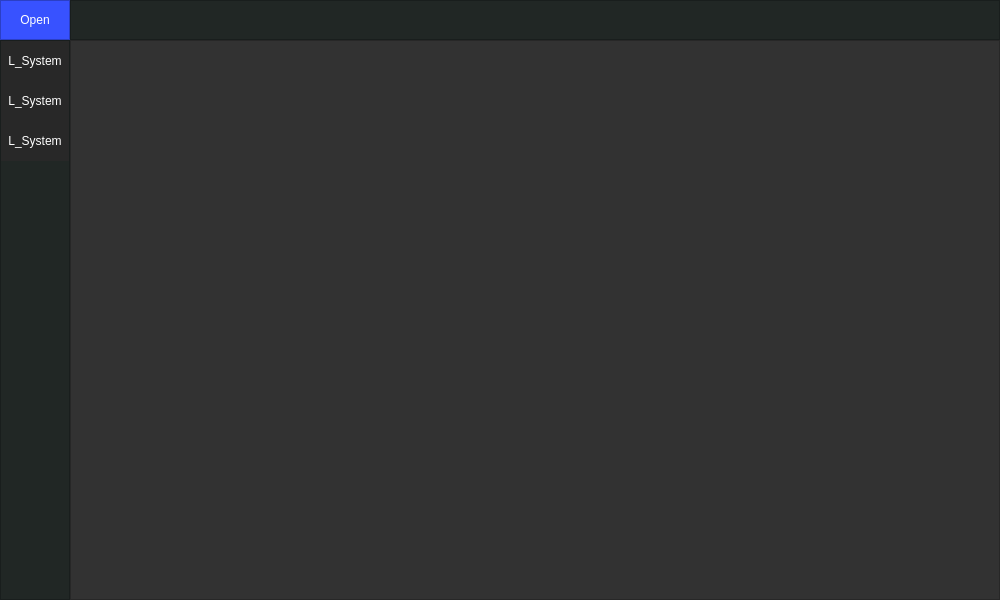
<?xml version="1.0" encoding="UTF-8"?>
<ui version="4.0">
 <class>MainWindow</class>
 <widget class="QMainWindow" name="MainWindow">
  <property name="geometry">
   <rect>
    <x>0</x>
    <y>0</y>
    <width>1000</width>
    <height>600</height>
   </rect>
  </property>
  <property name="minimumSize">
   <size>
    <width>1000</width>
    <height>600</height>
   </size>
  </property>
  <property name="windowTitle">
   <string>MainWindow</string>
  </property>
  <property name="styleSheet">
   <string notr="true">background-color: rgb(50, 50, 50);</string>
  </property>
  <widget class="QWidget" name="centralwidget">
   <layout class="QVBoxLayout" name="verticalLayout">
    <property name="spacing">
     <number>0</number>
    </property>
    <property name="leftMargin">
     <number>0</number>
    </property>
    <property name="topMargin">
     <number>0</number>
    </property>
    <property name="rightMargin">
     <number>0</number>
    </property>
    <property name="bottomMargin">
     <number>0</number>
    </property>
    <item>
     <widget class="QFrame" name="TopFrame">
      <property name="maximumSize">
       <size>
        <width>1666666</width>
        <height>40</height>
       </size>
      </property>
      <property name="styleSheet">
       <string notr="true">background-color: rgb(57, 57, 57);</string>
      </property>
      <property name="frameShape">
       <enum>QFrame::NoFrame</enum>
      </property>
      <property name="frameShadow">
       <enum>QFrame::Raised</enum>
      </property>
      <layout class="QHBoxLayout" name="horizontalLayout">
       <property name="spacing">
        <number>0</number>
       </property>
       <property name="leftMargin">
        <number>0</number>
       </property>
       <property name="topMargin">
        <number>0</number>
       </property>
       <property name="rightMargin">
        <number>0</number>
       </property>
       <property name="bottomMargin">
        <number>0</number>
       </property>
       <item>
        <widget class="QFrame" name="toggle">
         <property name="sizePolicy">
          <sizepolicy hsizetype="Expanding" vsizetype="Expanding">
           <horstretch>0</horstretch>
           <verstretch>0</verstretch>
          </sizepolicy>
         </property>
         <property name="maximumSize">
          <size>
           <width>70</width>
           <height>40</height>
          </size>
         </property>
         <property name="styleSheet">
          <string notr="true">background-color: rgb(56, 82, 255);</string>
         </property>
         <property name="frameShape">
          <enum>QFrame::StyledPanel</enum>
         </property>
         <property name="frameShadow">
          <enum>QFrame::Raised</enum>
         </property>
         <layout class="QVBoxLayout" name="verticalLayout_2">
          <property name="spacing">
           <number>0</number>
          </property>
          <property name="leftMargin">
           <number>0</number>
          </property>
          <property name="topMargin">
           <number>0</number>
          </property>
          <property name="rightMargin">
           <number>0</number>
          </property>
          <property name="bottomMargin">
           <number>0</number>
          </property>
          <item>
           <widget class="QPushButton" name="tgButton">
            <property name="styleSheet">
             <string notr="true">color: rgb(255, 255, 255);
border: 0px solid;</string>
            </property>
            <property name="text">
             <string>Open</string>
            </property>
           </widget>
          </item>
         </layout>
        </widget>
       </item>
       <item>
        <widget class="QFrame" name="top">
         <property name="styleSheet">
          <string notr="true">background-color: rgb(33, 39, 37);</string>
         </property>
         <property name="frameShape">
          <enum>QFrame::StyledPanel</enum>
         </property>
         <property name="frameShadow">
          <enum>QFrame::Raised</enum>
         </property>
        </widget>
       </item>
      </layout>
     </widget>
    </item>
    <item>
     <widget class="QFrame" name="ContentFrame">
      <property name="frameShape">
       <enum>QFrame::NoFrame</enum>
      </property>
      <property name="frameShadow">
       <enum>QFrame::Raised</enum>
      </property>
      <layout class="QHBoxLayout" name="horizontalLayout_2">
       <property name="spacing">
        <number>0</number>
       </property>
       <property name="leftMargin">
        <number>0</number>
       </property>
       <property name="topMargin">
        <number>0</number>
       </property>
       <property name="rightMargin">
        <number>0</number>
       </property>
       <property name="bottomMargin">
        <number>0</number>
       </property>
       <item>
        <widget class="QFrame" name="leftMenu">
         <property name="minimumSize">
          <size>
           <width>70</width>
           <height>0</height>
          </size>
         </property>
         <property name="maximumSize">
          <size>
           <width>70</width>
           <height>16777215</height>
          </size>
         </property>
         <property name="styleSheet">
          <string notr="true">background-color: rgb(33, 39, 37);</string>
         </property>
         <property name="frameShape">
          <enum>QFrame::StyledPanel</enum>
         </property>
         <property name="frameShadow">
          <enum>QFrame::Raised</enum>
         </property>
         <layout class="QVBoxLayout" name="verticalLayout_3">
          <property name="spacing">
           <number>0</number>
          </property>
          <property name="leftMargin">
           <number>0</number>
          </property>
          <property name="topMargin">
           <number>0</number>
          </property>
          <property name="rightMargin">
           <number>0</number>
          </property>
          <property name="bottomMargin">
           <number>0</number>
          </property>
          <item alignment="Qt::AlignTop">
           <widget class="QFrame" name="top_menus">
            <property name="frameShape">
             <enum>QFrame::NoFrame</enum>
            </property>
            <property name="frameShadow">
             <enum>QFrame::Raised</enum>
            </property>
            <layout class="QVBoxLayout" name="verticalLayout_4">
             <property name="spacing">
              <number>0</number>
             </property>
             <property name="leftMargin">
              <number>0</number>
             </property>
             <property name="topMargin">
              <number>0</number>
             </property>
             <property name="rightMargin">
              <number>0</number>
             </property>
             <property name="bottomMargin">
              <number>0</number>
             </property>
             <item>
              <widget class="QPushButton" name="pushButton_3">
               <property name="minimumSize">
                <size>
                 <width>0</width>
                 <height>40</height>
                </size>
               </property>
               <property name="styleSheet">
                <string notr="true">QPushButton {
	color: rgb(255, 255, 255);
	background-color: rgb(40, 40, 40);
	border: 0px solid;
}
QPushButton:hover {
	background-color: rgb(56, 82, 255);
}</string>
               </property>
               <property name="text">
                <string>L_System</string>
               </property>
              </widget>
             </item>
             <item>
              <widget class="QPushButton" name="pushButton_2">
               <property name="minimumSize">
                <size>
                 <width>0</width>
                 <height>40</height>
                </size>
               </property>
               <property name="styleSheet">
                <string notr="true">QPushButton {
	color: rgb(255, 255, 255);
	background-color: rgb(40, 40, 40);
	border: 0px solid;
}
QPushButton:hover {
	background-color: rgb(56, 82, 255);
}</string>
               </property>
               <property name="text">
                <string>L_System</string>
               </property>
              </widget>
             </item>
             <item>
              <widget class="QPushButton" name="pushButton_1">
               <property name="minimumSize">
                <size>
                 <width>0</width>
                 <height>40</height>
                </size>
               </property>
               <property name="styleSheet">
                <string notr="true">QPushButton {
	color: rgb(255, 255, 255);
	background-color: rgb(40, 40, 40);
	border: 0px solid;
}
QPushButton:hover {
	background-color: rgb(56, 82, 255);
}</string>
               </property>
               <property name="text">
                <string>L_System</string>
               </property>
              </widget>
             </item>
            </layout>
           </widget>
          </item>
         </layout>
        </widget>
       </item>
       <item>
        <widget class="QFrame" name="fraktalView">
         <property name="frameShape">
          <enum>QFrame::StyledPanel</enum>
         </property>
         <property name="frameShadow">
          <enum>QFrame::Raised</enum>
         </property>
         <layout class="QVBoxLayout" name="verticalLayout_5">
          <item>
           <widget class="QStackedWidget" name="p_widget">
            <widget class="QWidget" name="page_1"/>
            <widget class="QWidget" name="page_2"/>
           </widget>
          </item>
         </layout>
        </widget>
       </item>
      </layout>
     </widget>
    </item>
   </layout>
  </widget>
 </widget>
 <resources/>
 <connections/>
</ui>
